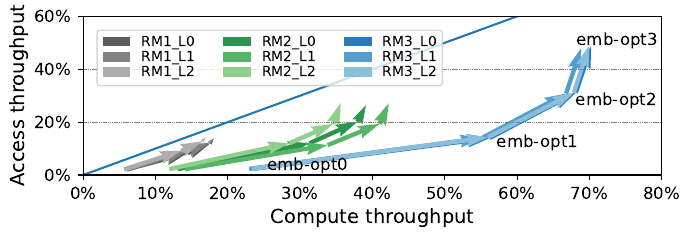

Reproduce this figure in Python.

import numpy as np
import matplotlib.pyplot as plt

def set_titles(ax, title, xtitle, ytitle, title_fontsize,
               xtitle_fontsize, ytitle_fontsize, ylabel_fontsize):
    ax.set_title(title, fontsize=title_fontsize)
    ax.set_xlabel(xtitle, fontsize=xtitle_fontsize)
    ax.set_ylabel(ytitle, fontsize=ytitle_fontsize)
    for item in ax.get_yticklabels():
        item.set_fontsize(ylabel_fontsize)
    for item in ax.get_xticklabels():
        item.set_fontsize(xlabel_fontsize)

title = ""
figure_size = (7,2.5)
xtitle = 'Compute throughput'
ytitle = 'Access throughput'
ylim = (0, 60)
xlim = (0, 80)
bbox = (-0.01, 0.45)
legend_ncol = 3
legend_loc = 3

xtitle_fontsize = 14      # x axis title
ytitle_fontsize = 14      # y axis title
xlabel_fontsize = 12      # x axis labels
ylabel_fontsize = 12      # y axis labels
xticks_rotation = 60
xticks_rotation = 90

color =[
    [0.43137255, 0.08627451, 0.36470588, 1.        ],
    [0.60084583, 0.35860054, 0.55404844, 1.        ],
    [0.77254902, 0.6345098,  0.74588235, 1.        ],

    [0.12941176, 0.22352941, 0.43921569, 1.        ],
    [0.3888812,  0.4549481,  0.6063514,  1.        ],
    [0.74053057, 0.76858131, 0.83286428, 1.        ],

    [0.08627451, 0.43137255, 0.15294118, 1.        ],
    [0.35860054, 0.60084583, 0.40539792, 1.        ],
    [0.6345098,  0.77254902, 0.66117647, 1.        ],
]

color2 =[
    [0.73137255, 0.08627451, 0.6470588,  0.75        ],
    [0.60084583, 0.35860054, 0.55404844, 1.        ],
    [0.77254902, 0.6345098,  0.74588235, 1.        ],

    [0.12941176, 0.22352941, 0.43921569, 1.        ],
    [0.3888812,  0.4549481,  0.6063514,  1.        ],
    [0.74053057, 0.76858131, 0.83286428, 1.        ],

    [0.08627451, 0.43137255, 0.15294118, 1.        ],
    [0.35860054, 0.60084583, 0.40539792, 1.        ],
    [0.6345098,  0.77254902, 0.66117647, 1.        ],
]

lineargs={
    "linewidth"     : 3,
    "markersize"    : 12
}

linecolors = (color[0],color[1],color[2],color[3],color[4],color[5],color[6],color[7],color[8])
linecolors2 = (color2[0],color2[1],color2[2],color2[3],color2[4],color2[5],color2[6],color2[7],color2[8])

import seaborn as sns
c1 = sns.color_palette(palette='Greys')
c2 = sns.color_palette(palette='Greens')
c3 = sns.color_palette(palette='Blues')
i1 = 4
i2 = 3
i3 = 2
linecolors3 = (c1[i1], c1[i2], c1[i3], c2[i1], c2[i2], c2[i3], c3[i1], c3[i2], c3[i3])

marker_patterns = ('o','^','s','*','P','v','o','^','s','*','P','o','^','s','*','.','o','^','s','*','.','o','^','s','*','.',)
line_styles = ('-','-','--','--','--','--','--','-','--','-','--','-', '--','-', '--','-', '--','-', '--','-', '--','-', '--','-', '--','-', '--','-', '--','-', '--')


header = ['RM1_L0', 'RM1_L1', 'RM1_L2', 'RM2_L0', 'RM2_L1', 'RM2_L2', 'RM3_L0', 'RM3_L1', 'RM3_L2']
header2 = ['vec', 'buf', 'idx',]

# Fom gem5 simulator (values are percentages)
x1 = [6.02, 14.44, 17.50, 18.05,]
x2 = [5.99, 14.38, 17.42, 17.97,]
x3 = [5.65, 13.56, 16.44, 16.95,]
x4 = [13.03, 31.27, 37.91, 39.09,]
x5 = [14.08, 33.80, 40.97, 42.25,]
x6 = [11.87, 28.49, 34.53, 35.61,]
x7 = [23.41, 56.19, 68.11, 70.23,]
x8 = [22.95, 55.08, 66.76, 68.85,]
x9 = [23.32, 55.96, 67.83, 69.95,]

data1 = [2.10, 8.31, 11.85, 13.78,]
data2 = [2.12, 9.14, 12.11, 13.73,]
data3 = [2.09, 9.13, 12.71, 14.23,]
data4 = [2.22, 11.96, 20.11, 26.39,]
data5 = [2.22, 11.30, 19.30, 27.07,]
data6 = [2.22, 11.98, 19.29, 27.17,]
data7 = [2.30, 13.98, 31.17, 48.62,]
data8 = [2.31, 13.91, 30.80, 47.98,]
data9 = [2.32, 14.23, 31.07, 48.93,]

x = [x1, x2, x3, x4, x5, x6, x7, x8, x9]
data = [data1, data2, data3, data4, data5, data6, data7, data8, data9,]

# create a new figure and axes instance
fig = plt.figure(figsize=figure_size) # figure size specified in config
ax = fig.add_subplot(111)

ax.set_xscale('linear')
ax.set_yscale('linear')

# Set ylim and xlim
ax.set_ylim(*ylim)
ax.set_xlim(*xlim)

ax.tick_params(axis='both', which='major', pad=5)

# Plot all lines
mylines = []
mypoints = []
texts = []
for i,d in enumerate(header):
    mylines.append(ax.quiver(np.asarray(x[i][:-1]), np.asarray(data[i][:-1]),
                             np.asarray(x[i][1:])-np.asarray(x[i][:-1]),
                             np.asarray(data[i][1:])-np.asarray(data[i][:-1]),
                             scale_units='xy', angles='xy', scale=1,
                             color=linecolors3[i],
                             ))

# general formating
set_titles(ax, title, xtitle, ytitle, 0,
           xtitle_fontsize, ytitle_fontsize, ylabel_fontsize)

# Graph shrinking if desired, no shrinking by default
box = ax.get_position()
ax.set_position([box.x0, box.y0, box.width, box.height])

ax.text(x[6][0]+2,data[6][0]+1,'emb-opt0', va="center", fontsize=12)
ax.text(x[6][1]+1,data[6][1]-2,'emb-opt1', va="center", fontsize=12)
ax.text(x[6][2],data[6][2]-3,'emb-opt2', va="center", fontsize=12)
ax.text(x[6][3]-2,data[6][3]+2,'emb-opt3', va="center", fontsize=12)

# legend
leg = ax.legend([a for a in mylines],
                header+header2,
                loc="upper left",
                ncol=legend_ncol,
                frameon=True,
                borderaxespad=1.,
                labelspacing=0.1,       # Reduce vertical space between labels
                #bbox_to_anchor=bbox,
                fancybox=True,
                #prop={'size':10}, # smaller font size
                )

ax.plot([0,100],[0,100])

#ax.set_axisbelow(True)
ax.yaxis.grid(color='0.5', linestyle='--', linewidth=0.3)

from matplotlib.ticker import FuncFormatter
def perc_ticks(y, pos):
    return f'{int(y)}%'
# Set custom ticks on the y-axis using FuncFormatter
ax.xaxis.set_major_formatter(FuncFormatter(perc_ticks))
ax.yaxis.set_major_formatter(FuncFormatter(perc_ticks))

fig.tight_layout()
fig.savefig("fig_14.pdf",bbox_inches='tight')